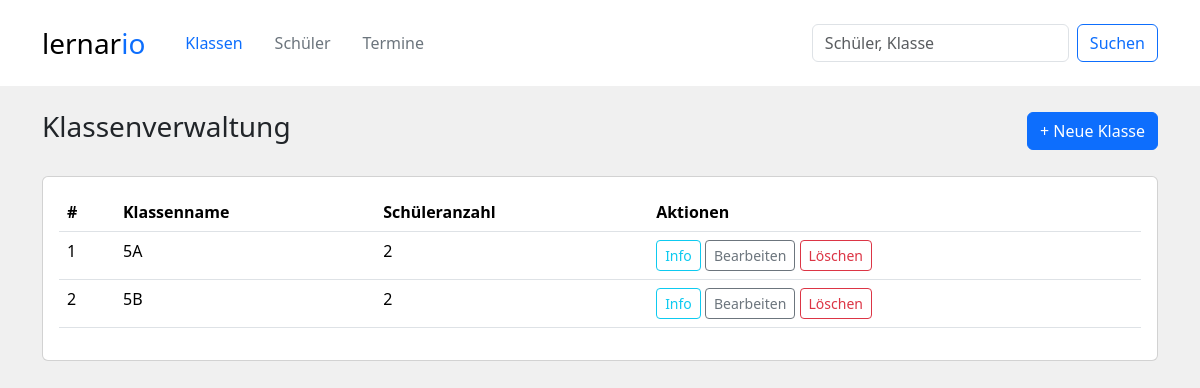
/klassen/, run on an earlier commit of the app's database.
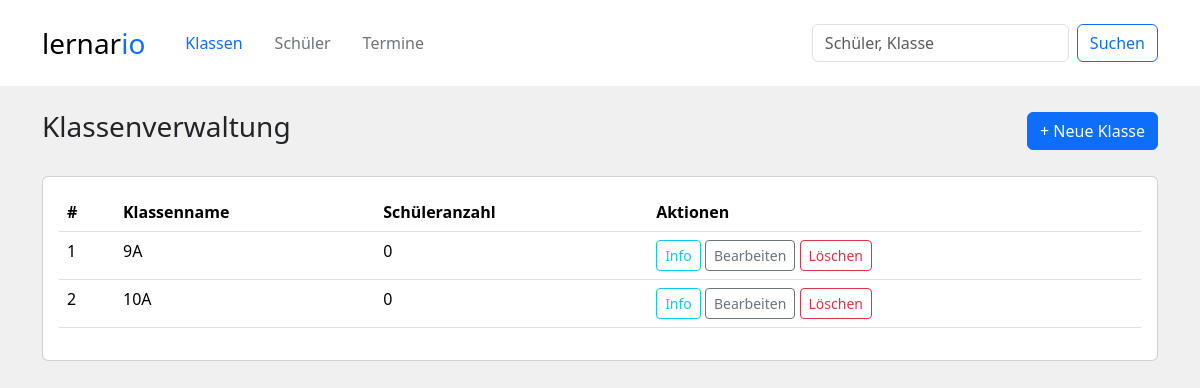
And on a later commit of the database.
### tables this page shows
CREATE TABLE klassen (
    klasse_id INTEGER PRIMARY KEY,
    klassenname TEXT
);

### controllers/class_controller.py (the view)
@klassen_bp.route('/')
def uebersicht():
    klassen_liste = class_service.get_all_classes_with_students_count()
    print(klassen_liste)  # Debugging-Ausgabe, um sicherzustellen, dass Daten korrekt abgerufen werden
    return render_template('klassenverwaltung.html', klassen_liste=klassen_liste, active_page="klassen")

### services/class_service.py (called while the page is built)
def get_all_classes_with_students_count():
    query = """
        SELECT k.klasse_id, k.klassenname, COUNT(s.schueler_id) AS schueler_anzahl
        FROM klassen k
        LEFT JOIN schueler s ON s.klasse_id = k.klasse_id
        GROUP BY k.klasse_id, k.klassenname
    """
    result = query_db(query)
    return result

### services/sqllite_db.py (called while the page is built)
def query_db(query, params=(), commit=False):
    with sqlite3.connect(DB_PATH) as conn:
        conn.execute("PRAGMA foreign_keys = ON")#Wichtig damit ON DELETE CASCADE funktioniert
        conn.row_factory = sqlite3.Row
        cursor = conn.cursor()
        cursor.execute(query, params)
        if commit:
            conn.commit()
        data = cursor.fetchall()
        return [dict(row) for row in data]

### templates/klassenverwaltung.html (shortened to what this page needs)
{% extends "components/layout.html" %}
{% block content %}
<div class="container py-4">
    <div class="d-flex justify-content-between align-items-center mb-4">
        <h3>Klassenverwaltung</h3>
        <button class="btn btn-primary" data-bs-toggle="modal" data-bs-target="#klasseModal">+ Neue Klasse</button>
    </div>
    <div class="card p-3">
        <table class="table table-hover">
            <thead>
                <tr>
                    <th>#</th>
                    <th>Klassenname</th>
                    <th>Schüleranzahl</th>
                    <th>Aktionen</th>
                </tr>
            </thead>
            <tbody>
                {% for klasse in klassen_liste %}
                <tr>
                    <td>{{ klasse.klasse_id }}</td>
                    <td>{{ klasse.klassenname }}</td>
                    <td>{{ klasse.schueler_anzahl }}</td>
                    <td>
                        <a href="{{ url_for('klassen.anzeigen', klasse_id=klasse.klasse_id) }}"
                        class="btn btn-sm btn-outline-info">Info</a>
                        <a href="{{ url_for('klassen.aktualisieren', klasse_id=klasse.klasse_id) }}"
                            class="btn btn-sm btn-outline-secondary">Bearbeiten</a>
                        <a href="{{ url_for('klassen.loeschen', klasse_id=klasse.klasse_id) }}"
                            class="btn btn-sm btn-outline-danger">Löschen</a>
                    </td>
                </tr>
                {% endfor %}
            </tbody>
        </table>
    </div>
</div>
{% endblock %}

What changed in the data, as far as the page shows it:
changed klassen id 1: klassenname "5A" → "9A"; schueler_anzahl "2" → "0"
changed klassen id 2: klassenname "5B" → "10A"; schueler_anzahl "2" → "0"
